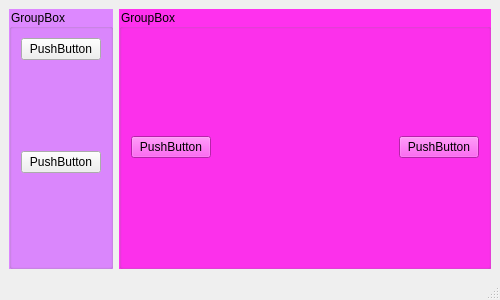
<?xml version="1.0" encoding="UTF-8"?>
<ui version="4.0">
 <class>SpacersForm</class>
 <widget class="QMainWindow" name="SpacersForm">
  <property name="geometry">
   <rect>
    <x>0</x>
    <y>0</y>
    <width>500</width>
    <height>300</height>
   </rect>
  </property>
  <property name="windowTitle">
   <string>MainWindow</string>
  </property>
  <widget class="QWidget" name="centralwidget">
   <layout class="QHBoxLayout" name="horizontalLayout">
    <item>
     <widget class="QGroupBox" name="groupBox">
      <property name="palette">
       <palette>
        <active>
         <colorrole role="WindowText">
          <brush brushstyle="SolidPattern">
           <color alpha="255">
            <red>0</red>
            <green>0</green>
            <blue>0</blue>
           </color>
          </brush>
         </colorrole>
         <colorrole role="Button">
          <brush brushstyle="SolidPattern">
           <color alpha="255">
            <red>221</red>
            <green>136</green>
            <blue>255</blue>
           </color>
          </brush>
         </colorrole>
         <colorrole role="Light">
          <brush brushstyle="SolidPattern">
           <color alpha="255">
            <red>255</red>
            <green>128</green>
            <blue>0</blue>
           </color>
          </brush>
         </colorrole>
         <colorrole role="Midlight">
          <brush brushstyle="SolidPattern">
           <color alpha="255">
            <red>212</red>
            <green>106</green>
            <blue>0</blue>
           </color>
          </brush>
         </colorrole>
         <colorrole role="Dark">
          <brush brushstyle="SolidPattern">
           <color alpha="255">
            <red>85</red>
            <green>42</green>
            <blue>0</blue>
           </color>
          </brush>
         </colorrole>
         <colorrole role="Mid">
          <brush brushstyle="SolidPattern">
           <color alpha="255">
            <red>113</red>
            <green>56</green>
            <blue>0</blue>
           </color>
          </brush>
         </colorrole>
         <colorrole role="Text">
          <brush brushstyle="SolidPattern">
           <color alpha="255">
            <red>0</red>
            <green>0</green>
            <blue>0</blue>
           </color>
          </brush>
         </colorrole>
         <colorrole role="BrightText">
          <brush brushstyle="SolidPattern">
           <color alpha="255">
            <red>255</red>
            <green>255</green>
            <blue>255</blue>
           </color>
          </brush>
         </colorrole>
         <colorrole role="ButtonText">
          <brush brushstyle="SolidPattern">
           <color alpha="255">
            <red>0</red>
            <green>0</green>
            <blue>0</blue>
           </color>
          </brush>
         </colorrole>
         <colorrole role="Base">
          <brush brushstyle="SolidPattern">
           <color alpha="255">
            <red>221</red>
            <green>136</green>
            <blue>255</blue>
           </color>
          </brush>
         </colorrole>
         <colorrole role="Window">
          <brush brushstyle="SolidPattern">
           <color alpha="255">
            <red>221</red>
            <green>136</green>
            <blue>255</blue>
           </color>
          </brush>
         </colorrole>
         <colorrole role="Shadow">
          <brush brushstyle="SolidPattern">
           <color alpha="255">
            <red>0</red>
            <green>0</green>
            <blue>0</blue>
           </color>
          </brush>
         </colorrole>
         <colorrole role="AlternateBase">
          <brush brushstyle="SolidPattern">
           <color alpha="255">
            <red>212</red>
            <green>170</green>
            <blue>127</blue>
           </color>
          </brush>
         </colorrole>
         <colorrole role="ToolTipBase">
          <brush brushstyle="SolidPattern">
           <color alpha="255">
            <red>255</red>
            <green>255</green>
            <blue>220</blue>
           </color>
          </brush>
         </colorrole>
         <colorrole role="ToolTipText">
          <brush brushstyle="SolidPattern">
           <color alpha="255">
            <red>0</red>
            <green>0</green>
            <blue>0</blue>
           </color>
          </brush>
         </colorrole>
        </active>
        <inactive>
         <colorrole role="WindowText">
          <brush brushstyle="SolidPattern">
           <color alpha="255">
            <red>0</red>
            <green>0</green>
            <blue>0</blue>
           </color>
          </brush>
         </colorrole>
         <colorrole role="Button">
          <brush brushstyle="SolidPattern">
           <color alpha="255">
            <red>221</red>
            <green>136</green>
            <blue>255</blue>
           </color>
          </brush>
         </colorrole>
         <colorrole role="Light">
          <brush brushstyle="SolidPattern">
           <color alpha="255">
            <red>255</red>
            <green>128</green>
            <blue>0</blue>
           </color>
          </brush>
         </colorrole>
         <colorrole role="Midlight">
          <brush brushstyle="SolidPattern">
           <color alpha="255">
            <red>212</red>
            <green>106</green>
            <blue>0</blue>
           </color>
          </brush>
         </colorrole>
         <colorrole role="Dark">
          <brush brushstyle="SolidPattern">
           <color alpha="255">
            <red>85</red>
            <green>42</green>
            <blue>0</blue>
           </color>
          </brush>
         </colorrole>
         <colorrole role="Mid">
          <brush brushstyle="SolidPattern">
           <color alpha="255">
            <red>113</red>
            <green>56</green>
            <blue>0</blue>
           </color>
          </brush>
         </colorrole>
         <colorrole role="Text">
          <brush brushstyle="SolidPattern">
           <color alpha="255">
            <red>0</red>
            <green>0</green>
            <blue>0</blue>
           </color>
          </brush>
         </colorrole>
         <colorrole role="BrightText">
          <brush brushstyle="SolidPattern">
           <color alpha="255">
            <red>255</red>
            <green>255</green>
            <blue>255</blue>
           </color>
          </brush>
         </colorrole>
         <colorrole role="ButtonText">
          <brush brushstyle="SolidPattern">
           <color alpha="255">
            <red>0</red>
            <green>0</green>
            <blue>0</blue>
           </color>
          </brush>
         </colorrole>
         <colorrole role="Base">
          <brush brushstyle="SolidPattern">
           <color alpha="255">
            <red>221</red>
            <green>136</green>
            <blue>255</blue>
           </color>
          </brush>
         </colorrole>
         <colorrole role="Window">
          <brush brushstyle="SolidPattern">
           <color alpha="255">
            <red>221</red>
            <green>136</green>
            <blue>255</blue>
           </color>
          </brush>
         </colorrole>
         <colorrole role="Shadow">
          <brush brushstyle="SolidPattern">
           <color alpha="255">
            <red>0</red>
            <green>0</green>
            <blue>0</blue>
           </color>
          </brush>
         </colorrole>
         <colorrole role="AlternateBase">
          <brush brushstyle="SolidPattern">
           <color alpha="255">
            <red>212</red>
            <green>170</green>
            <blue>127</blue>
           </color>
          </brush>
         </colorrole>
         <colorrole role="ToolTipBase">
          <brush brushstyle="SolidPattern">
           <color alpha="255">
            <red>255</red>
            <green>255</green>
            <blue>220</blue>
           </color>
          </brush>
         </colorrole>
         <colorrole role="ToolTipText">
          <brush brushstyle="SolidPattern">
           <color alpha="255">
            <red>0</red>
            <green>0</green>
            <blue>0</blue>
           </color>
          </brush>
         </colorrole>
        </inactive>
        <disabled>
         <colorrole role="WindowText">
          <brush brushstyle="SolidPattern">
           <color alpha="255">
            <red>85</red>
            <green>42</green>
            <blue>0</blue>
           </color>
          </brush>
         </colorrole>
         <colorrole role="Button">
          <brush brushstyle="SolidPattern">
           <color alpha="255">
            <red>221</red>
            <green>136</green>
            <blue>255</blue>
           </color>
          </brush>
         </colorrole>
         <colorrole role="Light">
          <brush brushstyle="SolidPattern">
           <color alpha="255">
            <red>255</red>
            <green>128</green>
            <blue>0</blue>
           </color>
          </brush>
         </colorrole>
         <colorrole role="Midlight">
          <brush brushstyle="SolidPattern">
           <color alpha="255">
            <red>212</red>
            <green>106</green>
            <blue>0</blue>
           </color>
          </brush>
         </colorrole>
         <colorrole role="Dark">
          <brush brushstyle="SolidPattern">
           <color alpha="255">
            <red>85</red>
            <green>42</green>
            <blue>0</blue>
           </color>
          </brush>
         </colorrole>
         <colorrole role="Mid">
          <brush brushstyle="SolidPattern">
           <color alpha="255">
            <red>113</red>
            <green>56</green>
            <blue>0</blue>
           </color>
          </brush>
         </colorrole>
         <colorrole role="Text">
          <brush brushstyle="SolidPattern">
           <color alpha="255">
            <red>85</red>
            <green>42</green>
            <blue>0</blue>
           </color>
          </brush>
         </colorrole>
         <colorrole role="BrightText">
          <brush brushstyle="SolidPattern">
           <color alpha="255">
            <red>255</red>
            <green>255</green>
            <blue>255</blue>
           </color>
          </brush>
         </colorrole>
         <colorrole role="ButtonText">
          <brush brushstyle="SolidPattern">
           <color alpha="255">
            <red>85</red>
            <green>42</green>
            <blue>0</blue>
           </color>
          </brush>
         </colorrole>
         <colorrole role="Base">
          <brush brushstyle="SolidPattern">
           <color alpha="255">
            <red>221</red>
            <green>136</green>
            <blue>255</blue>
           </color>
          </brush>
         </colorrole>
         <colorrole role="Window">
          <brush brushstyle="SolidPattern">
           <color alpha="255">
            <red>221</red>
            <green>136</green>
            <blue>255</blue>
           </color>
          </brush>
         </colorrole>
         <colorrole role="Shadow">
          <brush brushstyle="SolidPattern">
           <color alpha="255">
            <red>0</red>
            <green>0</green>
            <blue>0</blue>
           </color>
          </brush>
         </colorrole>
         <colorrole role="AlternateBase">
          <brush brushstyle="SolidPattern">
           <color alpha="255">
            <red>170</red>
            <green>85</green>
            <blue>0</blue>
           </color>
          </brush>
         </colorrole>
         <colorrole role="ToolTipBase">
          <brush brushstyle="SolidPattern">
           <color alpha="255">
            <red>255</red>
            <green>255</green>
            <blue>220</blue>
           </color>
          </brush>
         </colorrole>
         <colorrole role="ToolTipText">
          <brush brushstyle="SolidPattern">
           <color alpha="255">
            <red>0</red>
            <green>0</green>
            <blue>0</blue>
           </color>
          </brush>
         </colorrole>
        </disabled>
       </palette>
      </property>
      <property name="styleSheet">
       <string notr="true">#groupBox {
  background-color: #DD88FF;
}</string>
      </property>
      <property name="title">
       <string>GroupBox</string>
      </property>
      <layout class="QVBoxLayout" name="verticalLayout">
       <item>
        <widget class="QPushButton" name="pushButton">
         <property name="text">
          <string>PushButton</string>
         </property>
        </widget>
       </item>
       <item>
        <spacer name="verticalSpacer">
         <property name="orientation">
          <enum>Qt::Vertical</enum>
         </property>
         <property name="sizeHint" stdset="0">
          <size>
           <width>20</width>
           <height>40</height>
          </size>
         </property>
        </spacer>
       </item>
       <item>
        <widget class="QPushButton" name="pushButton_4">
         <property name="text">
          <string>PushButton</string>
         </property>
        </widget>
       </item>
       <item>
        <spacer name="verticalSpacer_2">
         <property name="orientation">
          <enum>Qt::Vertical</enum>
         </property>
         <property name="sizeHint" stdset="0">
          <size>
           <width>20</width>
           <height>40</height>
          </size>
         </property>
        </spacer>
       </item>
      </layout>
     </widget>
    </item>
    <item>
     <widget class="QGroupBox" name="groupBox_2">
      <property name="styleSheet">
       <string notr="true">background-color: #FF31EE;</string>
      </property>
      <property name="title">
       <string>GroupBox</string>
      </property>
      <layout class="QHBoxLayout" name="horizontalLayout_2">
       <item>
        <widget class="QPushButton" name="pushButton_3">
         <property name="text">
          <string>PushButton</string>
         </property>
        </widget>
       </item>
       <item>
        <spacer name="horizontalSpacer">
         <property name="orientation">
          <enum>Qt::Horizontal</enum>
         </property>
         <property name="sizeHint" stdset="0">
          <size>
           <width>40</width>
           <height>20</height>
          </size>
         </property>
        </spacer>
       </item>
       <item>
        <widget class="QPushButton" name="pushButton_2">
         <property name="text">
          <string>PushButton</string>
         </property>
        </widget>
       </item>
      </layout>
     </widget>
    </item>
   </layout>
  </widget>
  <widget class="QMenuBar" name="menubar">
   <property name="geometry">
    <rect>
     <x>0</x>
     <y>0</y>
     <width>500</width>
     <height>21</height>
    </rect>
   </property>
  </widget>
  <widget class="QStatusBar" name="statusbar"/>
 </widget>
 <resources/>
 <connections/>
</ui>
